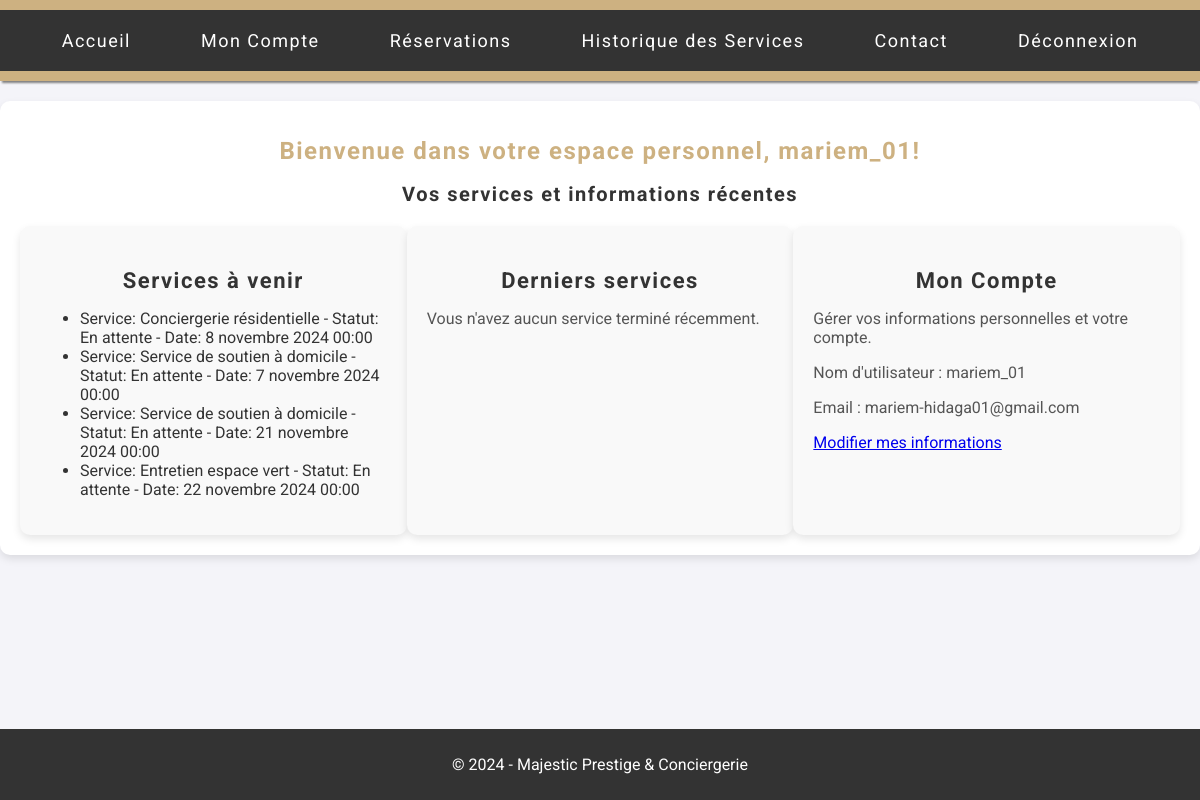
The page /dashboard/ (signed in) on the database its author committed.
### services/backend/models.py (models this page shows, shortened)
class BaseModel(models.Model):
    created_at = models.DateTimeField(auto_now_add=True)
    id = models.AutoField(primary_key=True)
    class Meta:
        abstract = True  # Indique que cette classe ne doit pas créer de table dans la base

class Reservation(BaseModel):
    STATUS_CHOICES = [
        ('En attente', 'En attente'),
        ('Confirmée', 'Confirmée'),
        ('Annulée', 'Annulée'),
        ('Terminée', 'Terminée'),
    ]
    client = models.ForeignKey(Client, on_delete=models.CASCADE)
    client_address = models.CharField(max_length=100)
    service = models.ForeignKey(Service, on_delete=models.CASCADE)
    service_description = models.TextField()
    datetime_start = models.DateTimeField()
    datetime_end = models.DateTimeField()
    reservation_status = models.CharField(
        max_length=25,
        choices=STATUS_CHOICES,
        default='En attente'
    )
    def __str__(self):
        username = self.client.user.username if self.client.user else "Client sans compte"
        return f'Reservation for {username} on {self.datetime_start}'

class Service(BaseModel):
    client = models.ForeignKey(Client, on_delete=models.CASCADE, default=1)
    service_name = models.CharField(max_length=50)
    service_description = models.TextField()
    date_service = models.DateTimeField(default=timezone.now)
    price = models.FloatField()
    image_path = models.CharField(max_length=255, blank=True, null=True)
    subservice1_name = models.CharField(max_length=50, blank=True, null=True)
    subservice1_description = models.TextField(blank=True, null=True)
    subservice2_name = models.CharField(max_length=50, blank=True, null=True)
    subservice2_description = models.TextField(blank=True, null=True)

### services/backend/views.py (the view)
# urls.py: path('dashboard/', views.dashboard, name='dashboard'),
@login_required
def dashboard(request):
    try:
        client_instance = Client.objects.get(user=request.user)
    except Client.DoesNotExist:
        client_instance = None  # Gérer le cas où le client n'existe pas
    services_a_venir = []
    derniers_services = []
    if client_instance:
        services_a_venir = Reservation.objects.filter(
            client=client_instance,
            reservation_status='En attente'  # Assurez-vous que cela correspond exactement à ce qui est stocké
        )
        print(f"Services à venir pour {client_instance.user.username}: {services_a_venir}")
        derniers_services = Reservation.objects.filter(
            client=client_instance,
            reservation_status='Terminée'  # Assurez-vous que cela correspond également
        )
        print(f"Derniers services pour {client_instance.user.username}: {derniers_services}")
    user_services = Service.objects.filter(client=client_instance)
    context = {
        'user': request.user,
        'services_a_venir': services_a_venir,
        'derniers_services': derniers_services,
        'user_services': user_services,
    }
    return render(request, 'dashboard.html', context)

### services/frontend/templates/dashboard.html (shortened to what this page needs)
{% load static %}
<!DOCTYPE html>
<html lang="fr">
<head>
    <link rel="stylesheet" href="{% static 'css/espace.css' %}">
</head>
<body>
    <header>
        <nav>
            <ul>
                <li><a href="{% url 'accueil' %}">Accueil</a></li>
                <li><a href="{% url 'mon_compte' %}">Mon Compte</a></li>
                <li><a href="{% url 'dash_reservation' %}">Réservations</a></li>
                <li><a href="{% url 'historique_service' %}">Historique des Services</a></li>
                <li><a href="{% url 'contact' %}">Contact</a></li>
                <li><a href="{% url 'logout_user' %}">Déconnexion</a></li>
            </ul>
        </nav>
    </header>
    <main>
        <h1>Bienvenue dans votre espace personnel, {{ user.username }}!</h1>
        <h2>Vos services et informations récentes</h2>
        <div class="dashboard-info">
            <div>
                <h3>Services à venir</h3>
                {% if services_a_venir %}
                    <ul>
                        {% for reservation in services_a_venir %}
            <li>
                Service: {{ reservation.service.service_name }} - Statut: {{ reservation.reservation_status }} - Date: {{ reservation.datetime_start }}
            </li>
        {% endfor %}
                    </ul>
                {% else %}
                    <p>Vous n'avez aucun service à venir.</p>
                {% endif %}
            </div>
            <div>
                <h3>Derniers services</h3>
                {% if derniers_services %}
                    <ul>
                        {% for reservation in derniers_services %}
                        <li>
                            Service: {{ reservation.service.service_name }} - Statut: {{ reservation.reservation_status }} - Date: {{ reservation.datetime_start }}
                        </li>
                    {% endfor %}
                    </ul>
                {% else %}
                    <p>Vous n'avez aucun service terminé récemment.</p>
                {% endif %}
            </div>
            <div>
                <h3>Mon Compte</h3>
                <p>Gérer vos informations personnelles et votre compte.</p>
                <p>Nom d'utilisateur : {{ user.username }}</p>
                <p>Email : {{ user.email }}</p>
                <a href="{% url 'mon_compte' %}">Modifier mes informations</a>
            </div>
        </div>
    </main>
    <footer>
        <p>&copy; 2024 - Majestic Prestige & Conciergerie</p>
    </footer>
</body>
</html>

### services/frontend/static/css/espace.css (style rules this page uses)
body { font-family: 'Roboto', sans-serif; background-color: #f4f4f9; margin: 0; padding: 0; color: #333; }
h2, h3 { font-size: 20px; color:#333; text-align: center; letter-spacing: 1.5px; }
h1 { color:#CDB181 ; font-size: 24px; text-align: center; letter-spacing: 1.5px; }
header { background-color: #CDB181; color: white; padding: 10px 0; text-align: center; box-shadow: 0px 4px 2px -2px gray; }
nav { background-color: #333; display: flex; justify-content: center; padding: 10px; }
nav ul { list-style-type: none; margin: 0; padding: 0; display: flex; letter-spacing: 1.5px; }
nav ul li { margin: 0 15px; }
nav ul li a { color: white; text-decoration: none; font-size: 18px; padding: 10px 20px; display: block; border-radius: 5px; }
main { margin: 20px auto; padding: 20px; max-width: 1200px; background-color: white; border-radius: 10px; box-shadow: 0 4px 8px rgba(0, 0, 0, 0.1); }
main h2 { margin-bottom: 20px; }
footer { background-color: #333; color: white; text-align: center; padding: 10px 0; position: absolute; width: 100%; bottom: 0; }
.dashboard-info { display: flex; justify-content: space-around; margin-top: 20px; }
.dashboard-info div { background-color: #f9f9f9; padding: 20px; border-radius: 10px; width: 30%; box-shadow: 0 4px 8px rgba(0, 0, 0, 0.1); }
.dashboard-info div h3 { margin-bottom: 10px; font-size: 22px; }
.dashboard-info div p { font-size: 16px; color: #555; }

### rows shown on the page
Reservation: service.service_name "Conciergerie résidentielle", reservation_status "En attente", datetime_start "8 novembre 2024 00:00"
Reservation: service.service_name "Service de soutien à domicile", reservation_status "En attente", datetime_start "7 novembre 2024 00:00"
Reservation: service.service_name "Service de soutien à domicile", reservation_status "En attente", datetime_start "21 novembre 2024 00:00"
Reservation: service.service_name "Entretien espace vert", reservation_status "En attente", datetime_start "22 novembre 2024 00:00"

### other values the page prints
{{ user.username }} "mariem_01"
{{ user.email }} "mariem-hidaga01@gmail.com"
